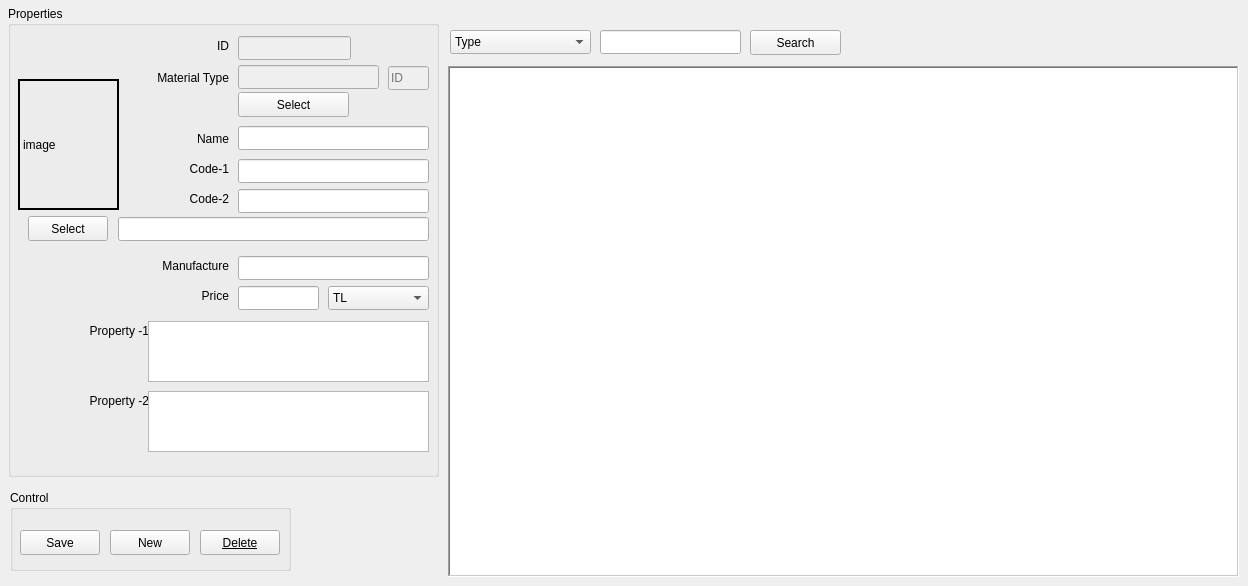
      <widget class="QWidget" name="tab_15">
       <attribute name="title">
        <string>Material </string>
       </attribute>
       <widget class="QTableWidget" name="tableWidget_10">
        <property name="geometry">
         <rect>
          <x>448</x>
          <y>66</y>
          <width>791</width>
          <height>511</height>
         </rect>
        </property>
        <property name="frameShape">
         <enum>QFrame::WinPanel</enum>
        </property>
        <property name="editTriggers">
         <set>QAbstractItemView::NoEditTriggers</set>
        </property>
        <property name="alternatingRowColors">
         <bool>true</bool>
        </property>
        <property name="selectionMode">
         <enum>QAbstractItemView::SingleSelection</enum>
        </property>
        <property name="selectionBehavior">
         <enum>QAbstractItemView::SelectRows</enum>
        </property>
        <property name="sortingEnabled">
         <bool>true</bool>
        </property>
        <attribute name="horizontalHeaderCascadingSectionResizes">
         <bool>true</bool>
        </attribute>
        <attribute name="horizontalHeaderMinimumSectionSize">
         <number>20</number>
        </attribute>
        <attribute name="horizontalHeaderShowSortIndicator" stdset="0">
         <bool>true</bool>
        </attribute>
        <attribute name="verticalHeaderVisible">
         <bool>false</bool>
        </attribute>
       </widget>
       <widget class="QGroupBox" name="groupBox_20">
        <property name="geometry">
         <rect>
          <x>8</x>
          <y>6</y>
          <width>431</width>
          <height>471</height>
         </rect>
        </property>
        <property name="title">
         <string>Properties</string>
        </property>
        <widget class="QLineEdit" name="lineEdit_41">
         <property name="enabled">
          <bool>true</bool>
         </property>
         <property name="geometry">
          <rect>
           <x>230</x>
           <y>120</y>
           <width>191</width>
           <height>24</height>
          </rect>
         </property>
        </widget>
        <widget class="QLabel" name="label_42">
         <property name="geometry">
          <rect>
           <x>130</x>
           <y>183</y>
           <width>91</width>
           <height>20</height>
          </rect>
         </property>
         <property name="text">
          <string>Code-2</string>
         </property>
         <property name="alignment">
          <set>Qt::AlignRight|Qt::AlignTrailing|Qt::AlignVCenter</set>
         </property>
        </widget>
        <widget class="QLineEdit" name="lineEdit_43">
         <property name="enabled">
          <bool>true</bool>
         </property>
         <property name="geometry">
          <rect>
           <x>230</x>
           <y>280</y>
           <width>81</width>
           <height>24</height>
          </rect>
         </property>
        </widget>
        <widget class="QLabel" name="label_43">
         <property name="geometry">
          <rect>
           <x>130</x>
           <y>250</y>
           <width>91</width>
           <height>20</height>
          </rect>
         </property>
         <property name="text">
          <string>Manufacture</string>
         </property>
         <property name="alignment">
          <set>Qt::AlignRight|Qt::AlignTrailing|Qt::AlignVCenter</set>
         </property>
        </widget>
        <widget class="QLabel" name="label_44">
         <property name="geometry">
          <rect>
           <x>130</x>
           <y>280</y>
           <width>91</width>
           <height>20</height>
          </rect>
         </property>
         <property name="text">
          <string>Price</string>
         </property>
         <property name="alignment">
          <set>Qt::AlignRight|Qt::AlignTrailing|Qt::AlignVCenter</set>
         </property>
        </widget>
        <widget class="QLabel" name="label_45">
         <property name="geometry">
          <rect>
           <x>70</x>
           <y>385</y>
           <width>71</width>
           <height>20</height>
          </rect>
         </property>
         <property name="text">
          <string>Property -2</string>
         </property>
         <property name="alignment">
          <set>Qt::AlignRight|Qt::AlignTrailing|Qt::AlignVCenter</set>
         </property>
        </widget>
        <widget class="QLineEdit" name="lineEdit_45">
         <property name="enabled">
          <bool>true</bool>
         </property>
         <property name="geometry">
          <rect>
           <x>230</x>
           <y>153</y>
           <width>191</width>
           <height>24</height>
          </rect>
         </property>
        </widget>
        <widget class="QLabel" name="label_46">
         <property name="geometry">
          <rect>
           <x>130</x>
           <y>123</y>
           <width>91</width>
           <height>20</height>
          </rect>
         </property>
         <property name="text">
          <string>Name</string>
         </property>
         <property name="alignment">
          <set>Qt::AlignRight|Qt::AlignTrailing|Qt::AlignVCenter</set>
         </property>
        </widget>
        <widget class="QLabel" name="label_47">
         <property name="geometry">
          <rect>
           <x>130</x>
           <y>62</y>
           <width>91</width>
           <height>20</height>
          </rect>
         </property>
         <property name="text">
          <string>Material Type</string>
         </property>
         <property name="alignment">
          <set>Qt::AlignRight|Qt::AlignTrailing|Qt::AlignVCenter</set>
         </property>
        </widget>
        <widget class="QLabel" name="label_48">
         <property name="geometry">
          <rect>
           <x>130</x>
           <y>153</y>
           <width>91</width>
           <height>20</height>
          </rect>
         </property>
         <property name="text">
          <string>Code-1</string>
         </property>
         <property name="alignment">
          <set>Qt::AlignRight|Qt::AlignTrailing|Qt::AlignVCenter</set>
         </property>
        </widget>
        <widget class="QLineEdit" name="lineEdit_47">
         <property name="enabled">
          <bool>true</bool>
         </property>
         <property name="geometry">
          <rect>
           <x>230</x>
           <y>183</y>
           <width>191</width>
           <height>24</height>
          </rect>
         </property>
        </widget>
        <widget class="QLabel" name="label_49">
         <property name="geometry">
          <rect>
           <x>10</x>
           <y>73</y>
           <width>101</width>
           <height>131</height>
          </rect>
         </property>
         <property name="frameShape">
          <enum>QFrame::WinPanel</enum>
         </property>
         <property name="text">
          <string>image</string>
         </property>
        </widget>
        <widget class="QLineEdit" name="lineEdit_48">
         <property name="enabled">
          <bool>true</bool>
         </property>
         <property name="geometry">
          <rect>
           <x>230</x>
           <y>250</y>
           <width>191</width>
           <height>24</height>
          </rect>
         </property>
        </widget>
        <widget class="QLabel" name="label_50">
         <property name="geometry">
          <rect>
           <x>70</x>
           <y>315</y>
           <width>71</width>
           <height>20</height>
          </rect>
         </property>
         <property name="text">
          <string>Property -1</string>
         </property>
         <property name="alignment">
          <set>Qt::AlignRight|Qt::AlignTrailing|Qt::AlignVCenter</set>
         </property>
        </widget>
        <widget class="QComboBox" name="comboBox_8">
         <property name="enabled">
          <bool>true</bool>
         </property>
         <property name="geometry">
          <rect>
           <x>320</x>
           <y>280</y>
           <width>101</width>
           <height>24</height>
          </rect>
         </property>
         <item>
          <property name="text">
           <string>TL</string>
          </property>
         </item>
         <item>
          <property name="text">
           <string>Euro</string>
          </property>
         </item>
         <item>
          <property name="text">
           <string>Usd</string>
          </property>
         </item>
        </widget>
        <widget class="QTextEdit" name="textEdit">
         <property name="geometry">
          <rect>
           <x>140</x>
           <y>315</y>
           <width>281</width>
           <height>61</height>
          </rect>
         </property>
        </widget>
        <widget class="QTextEdit" name="textEdit_2">
         <property name="geometry">
          <rect>
           <x>140</x>
           <y>385</y>
           <width>281</width>
           <height>61</height>
          </rect>
         </property>
        </widget>
        <widget class="QPushButton" name="pushButton_9">
         <property name="geometry">
          <rect>
           <x>20</x>
           <y>210</y>
           <width>80</width>
           <height>25</height>
          </rect>
         </property>
         <property name="text">
          <string>Select</string>
         </property>
        </widget>
        <widget class="QLineEdit" name="lineEdit_44">
         <property name="geometry">
          <rect>
           <x>110</x>
           <y>211</y>
           <width>311</width>
           <height>24</height>
          </rect>
         </property>
        </widget>
        <widget class="QPushButton" name="pushButton_10">
         <property name="geometry">
          <rect>
           <x>230</x>
           <y>86</y>
           <width>111</width>
           <height>25</height>
          </rect>
         </property>
         <property name="text">
          <string>Select</string>
         </property>
        </widget>
        <widget class="QLineEdit" name="lineEdit_50">
         <property name="enabled">
          <bool>false</bool>
         </property>
         <property name="geometry">
          <rect>
           <x>230</x>
           <y>59</y>
           <width>141</width>
           <height>24</height>
          </rect>
         </property>
        </widget>
        <widget class="QLineEdit" name="lineEdit_51">
         <property name="enabled">
          <bool>false</bool>
         </property>
         <property name="geometry">
          <rect>
           <x>230</x>
           <y>30</y>
           <width>113</width>
           <height>24</height>
          </rect>
         </property>
        </widget>
        <widget class="QLabel" name="label_53">
         <property name="geometry">
          <rect>
           <x>140</x>
           <y>30</y>
           <width>81</width>
           <height>20</height>
          </rect>
         </property>
         <property name="text">
          <string>ID</string>
         </property>
         <property name="alignment">
          <set>Qt::AlignRight|Qt::AlignTrailing|Qt::AlignVCenter</set>
         </property>
        </widget>
        <widget class="QLineEdit" name="lineEdit_52">
         <property name="enabled">
          <bool>false</bool>
         </property>
         <property name="geometry">
          <rect>
           <x>380</x>
           <y>60</y>
           <width>41</width>
           <height>24</height>
          </rect>
         </property>
         <property name="placeholderText">
          <string>ID</string>
         </property>
        </widget>
       </widget>
       <widget class="QGroupBox" name="groupBox_21">
        <property name="geometry">
         <rect>
          <x>10</x>
          <y>490</y>
          <width>281</width>
          <height>81</height>
         </rect>
        </property>
        <property name="title">
         <string>Control</string>
        </property>
        <widget class="QPushButton" name="pushButton_38">
         <property name="geometry">
          <rect>
           <x>10</x>
           <y>40</y>
           <width>80</width>
           <height>25</height>
          </rect>
         </property>
         <property name="text">
          <string>Save</string>
         </property>
        </widget>
        <widget class="QPushButton" name="pushButton_39">
         <property name="geometry">
          <rect>
           <x>100</x>
           <y>40</y>
           <width>80</width>
           <height>25</height>
          </rect>
         </property>
         <property name="text">
          <string>New</string>
         </property>
        </widget>
        <widget class="QPushButton" name="pushButton_40">
         <property name="geometry">
          <rect>
           <x>190</x>
           <y>40</y>
           <width>80</width>
           <height>25</height>
          </rect>
         </property>
         <property name="font">
          <font>
           <underline>true</underline>
          </font>
         </property>
         <property name="text">
          <string>Delete</string>
         </property>
        </widget>
       </widget>
       <widget class="QComboBox" name="comboBox_9">
        <property name="geometry">
         <rect>
          <x>450</x>
          <y>30</y>
          <width>141</width>
          <height>24</height>
         </rect>
        </property>
        <item>
         <property name="text">
          <string>Type</string>
         </property>
        </item>
        <item>
         <property name="text">
          <string>Name</string>
         </property>
        </item>
        <item>
         <property name="text">
          <string>Code-1</string>
         </property>
        </item>
        <item>
         <property name="text">
          <string>Code-2</string>
         </property>
        </item>
        <item>
         <property name="text">
          <string>Property-1</string>
         </property>
        </item>
        <item>
         <property name="text">
          <string>Property-2</string>
         </property>
        </item>
        <item>
         <property name="text">
          <string>Manufacture</string>
         </property>
        </item>
       </widget>
       <widget class="QPushButton" name="pushButton_47">
        <property name="geometry">
         <rect>
          <x>750</x>
          <y>30</y>
          <width>91</width>
          <height>25</height>
         </rect>
        </property>
        <property name="text">
         <string>Search</string>
        </property>
        <property name="shortcut">
         <string>Return</string>
        </property>
       </widget>
       <widget class="QLineEdit" name="lineEdit_55">
        <property name="geometry">
         <rect>
          <x>600</x>
          <y>30</y>
          <width>141</width>
          <height>24</height>
         </rect>
        </property>
       </widget>
      </widget>
